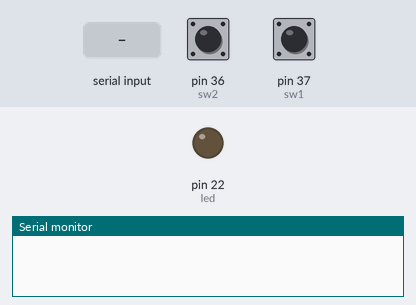
Bench run of a sketch on a simulated Arduino Mega 2560, built with avr-gcc and run on an emulated ATmega2560. Shown: output pins drawn as LEDs (lit = HIGH), the last lines printed to the serial monitor. Inputs (shaded band) come from the test bench; at power-on: pin 36 (sw2) LOW, pin 37 (sw1) LOW.

Above: at 1.2 s.
1.3 s: "1" received over the second serial link
At 2.3 s:
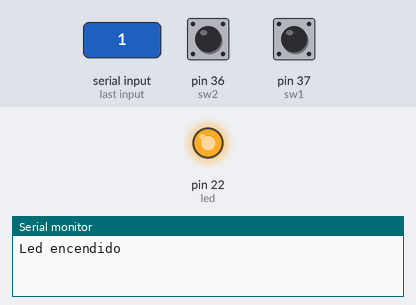
2.8 s: "0" received over the second serial link
At 3.4 s:
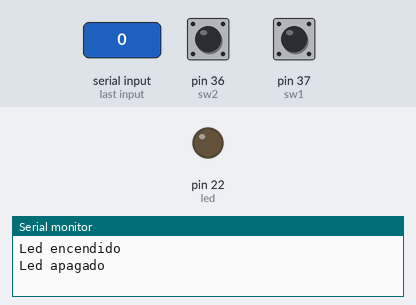
Timing chart, 0 to 5.8 s (numbered marks = the images above; inputs shaded):
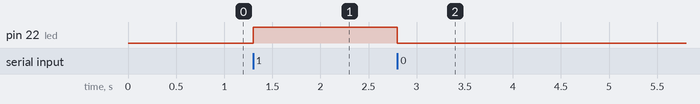

Measured:
- after the input at 1.3 s, pin 22 (led): LOW → HIGH at once
- after the input at 2.8 s, pin 22 (led): HIGH → LOW at once

The sketch:

Ejemplo4_Clase6.ino
```cpp
int sw1 = 37;          	// sw1 en el pin 37
int sw2 = 36;          	// sw2 en el pin 36
int led = 22;          	// led en el pin 22

int dato;
void setup()
{
   Serial1.begin(9600);
   Serial.begin(9600);
   pinMode(sw1, INPUT);     	// configura el sw1 como entrada
   pinMode(sw2, INPUT);     	// configura el sw2 como entrada
   pinMode(led, OUTPUT);     	// configura el led como salida
}

void loop()
{
  if(Serial1.available()>0)
   {
    dato=Serial1.read();
    if(dato=='1')
      {
        digitalWrite(led, HIGH); 	// activa el led
        Serial.println("Led encendido");
      }
      if(dato=='0')
      {
        digitalWrite(led, LOW); 	// desactiva el led
        Serial.println("Led apagado");
      }
   }

    if(digitalRead(sw1)==HIGH)
    {
      Serial1.print('1');
    }

    if(digitalRead(sw2)==HIGH)
    {
      Serial1.print('0');
    }
}
```
